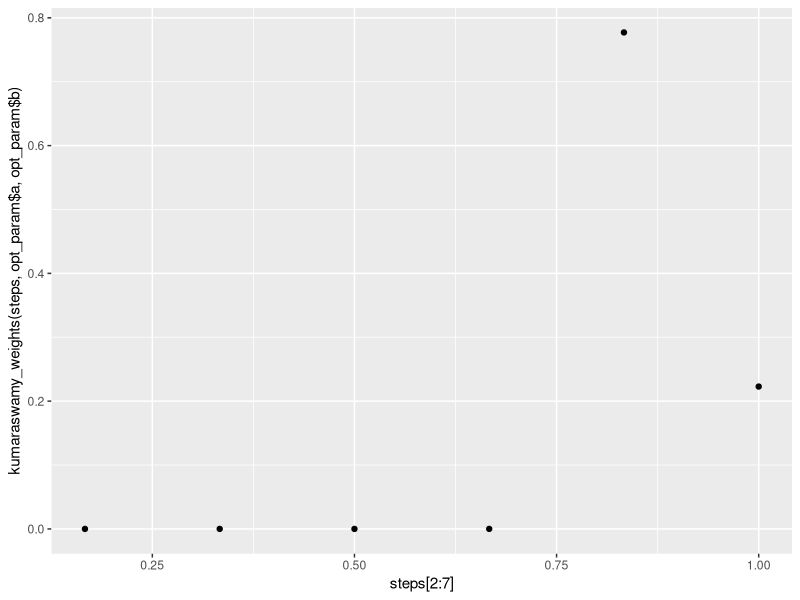

The R script that drew this image: (Note: this script raises an error after producing the figure.)
library(tidyverse)
library(ggpubr)
library(ordinal)
library(optimx)
library(stats)
library(data.table)

rm(list = ls())

# functions
# Different classes of weighting functions ============================
kumaraswamy_weights <- function(steps, a, b){
  kum_weights <- rep(0, length(steps) - 1)
  for (i in 2:length(steps)){
    kum_weights[i-1] = (1 - steps[i-1]^a)^b - (1 - steps[i]^a)^b
  }
  return(kum_weights)
}

kum_par <- c(1,1, 0.6,1, 0.9,1, 1,0.5, 5,0.9, 0.5,0.5, 0.9,0.9, 5,5, 3,6, 2,6)
dim(kum_par) <- c(2, 10)
kum_par <- t(kum_par)
colnames(kum_par) <- c("a", "b")
kum_par <- kum_par[1, ]

steps <- c(0, 1/6, 2/6, 3/6, 4/6, 5/6, 6/6)

f_kum <- function(x, steps, a, b) {
  norm_vec <- t(replicate(nrow(x), kumaraswamy_weights(steps, a, b)))
  norm_vec[is.na(x)] <- 0
  rowSums(x * norm_vec, na.rm = TRUE) / rowSums(norm_vec)
}

objective_fun <- function(params, df, steps) {
  a <- params[1]
  b <- params[2]
  
  df$tmp <- f_kum(as.matrix(df[,c("mo", "tu", "we", "th", "fr", "sa")]), 
                  steps, a, b)
  
  model <- clm(os ~ tmp, data = df, family = "binomial")  
  
  return(AIC(model))  
}

N <- 10

# specific data set ========= 1 ===========

#Here choose the csv, it can be with real p1204 or desired only
all_data <- read_csv("phase4_current_results_p1204.csv", col_types = "fnnnnnnnnnnnncc")
#Here choose for which data you want the model: 
#n<8 for all data, n==7 for only full weeks and n<7 for only unfull weeks
data_by_weeks_n <- all_data  %>% filter(n < 8)
#Here choose what content you want: 
#week < 26 for all content, week < 14 for nature only and week > 13 for slowmo only
data_by_weeks <- data_by_weeks_n %>% filter(week < 26)
#if you want to exclude some testers you can do this after this line
file_name = "bootstrap_n_less_8_week_less_26.rds"
data_by_weeks$os <- factor(data_by_weeks$q2, ordered = TRUE, 
                           levels = c(1, 2, 3, 4, 5))

best_AIC <- 10^9
opt_param <- 0
  init_params <- kum_par
  lower_bounds <- c(0.00001, 0.00001)
  opt_data <- data_by_weeks 
  
  opt_result <- optimx(init_params, objective_fun, method="L-BFGS-B", 
                       lower=lower_bounds, df = opt_data, steps = steps)
  
  best_params <- opt_result
  print(best_params)
  if (best_params$value < best_AIC)
  {
    best_AIC <- best_params$value
    opt_param <- best_params
  }

data_by_weeks$f_best_fun <- f_kum(as.matrix(
  data_by_weeks[,c("mo", "tu", "we", "th", "fr", "sa")]), 
  steps, opt_param$a, opt_param$b)
opt_model <- clm(os ~ f_best_fun, data = data_by_weeks, family = "binomial")
summary(opt_model)

ggplot(NULL, aes(steps[2:7], kumaraswamy_weights(steps, opt_param$a, opt_param$b))) + 
  geom_point()

# 1. Predict probabilities
new_data <- data.frame(f_best_fun = data_by_weeks$f_best_fun)
predicted_probs <- predict(opt_model, newdata = new_data, type = "prob")

# Convert predicted_probs from list to matrix
predicted_probs_matrix <- do.call(rbind, predicted_probs)

# Pre-allocate a matrix to store the samples
random_samples_matrix <- matrix(0, nrow = nrow(predicted_probs_matrix), ncol = N)

# Draw random levels based on predicted probabilities for each observation
for(i in 1:nrow(predicted_probs_matrix)) {
  random_samples_matrix[i, ] <- sample(1:ncol(predicted_probs_matrix), 
                                       size = N, 
                                       replace = TRUE, 
                                       prob = predicted_probs_matrix[i, ])
}

tmp_data <- data_by_weeks[,c("mo", "tu", "we", "th", "fr", "sa", "q2")]
n_steps <- length(steps) - 1
points_bootstrap <- matrix(0, nrow = n_steps*ncol(random_samples_matrix), ncol = 3)
for(i in 1:ncol(random_samples_matrix)) {
  tmp_data$q2 <- random_samples_matrix[ ,i]
  tmp_data$os <- factor(tmp_data$q2, ordered = TRUE, levels = c(1, 2, 3, 4, 5))
  init_params <- kum_par # uniform distribution
  lower_bounds <- c(0.00001, 0.00001)
  opt_result <- optimx(init_params, objective_fun, method="L-BFGS-B", 
                       lower=lower_bounds, df = tmp_data, steps = steps)
  # done protect against estimation error
  if (opt_result$kkt1 == TRUE & opt_result$kkt2 == TRUE) {
    print(kumaraswamy_weights(steps, opt_result$a, opt_result$b))
    points_bootstrap[((i - 1)*n_steps + 1):(i*n_steps), 1] = i
    points_bootstrap[((i - 1)*n_steps + 1):(i*n_steps), 2] = steps[2:(n_steps + 1)]
    points_bootstrap[((i - 1)*n_steps + 1):(i*n_steps), 3] = kumaraswamy_weights(steps, opt_result$a, opt_result$b)
  }
  else {
    points_bootstrap[((i - 1)*n_steps + 1):(i*n_steps), 1] = i
    points_bootstrap[((i - 1)*n_steps + 1):(i*n_steps), 2] = steps[2:(n_steps + 1)]
    points_bootstrap[((i - 1)*n_steps + 1):(i*n_steps), 3] = NA }
}
points_bootstrap <- na.omit(points_bootstrap)
bootstrap_data <- tibble(rep = points_bootstrap[ ,1], step = points_bootstrap[ ,2], weight = points_bootstrap[ ,3])
saveRDS(bootstrap_data, file_name)

# specific data set ========= 2 ===========

#Here choose the csv, it can be with real p1204 or desired only
all_data <- read_csv("phase4_current_results_p1204.csv", col_types = "fnnnnnnnnnnnncc")
#Here choose for which data you want the model: 
#n<8 for all data, n==7 for only full weeks and n<7 for only unfull weeks
data_by_weeks_n <- all_data  %>% filter(n == 7)
#Here choose what content you want: 
#week < 26 for all content, week < 14 for nature only and week > 13 for slowmo only
data_by_weeks <- data_by_weeks_n %>% filter(week < 26)
#if you want to exclude some testers you can do this after this line
file_name = "bootstrap_n_is_7_week_less_26.rds"
data_by_weeks$os <- factor(data_by_weeks$q2, ordered = TRUE, 
                           levels = c(1, 2, 3, 4, 5))

best_AIC <- 10^9
opt_param <- 0
 
  init_params <- kum_par
  lower_bounds <- c(0.00001, 0.00001)
  opt_data <- data_by_weeks 
  
  opt_result <- optimx(init_params, objective_fun, method="L-BFGS-B", 
                       lower=lower_bounds, df = opt_data, steps = steps)
  
  best_params <- opt_result
  print(best_params)
  if (best_params$value < best_AIC)
  {
    best_AIC <- best_params$value
    opt_param <- best_params
  }

data_by_weeks$f_best_fun <- f_kum(as.matrix(
  data_by_weeks[,c("mo", "tu", "we", "th", "fr", "sa")]), 
  steps, opt_param$a, opt_param$b)
opt_model <- clm(os ~ f_best_fun, data = data_by_weeks, family = "binomial")
summary(opt_model)

ggplot(NULL, aes(steps[2:7], kumaraswamy_weights(steps, opt_param$a, opt_param$b))) + 
  geom_point()

# 1. Predict probabilities
new_data <- data.frame(f_best_fun = data_by_weeks$f_best_fun)
predicted_probs <- predict(opt_model, newdata = new_data, type = "prob")

# Convert predicted_probs from list to matrix
predicted_probs_matrix <- do.call(rbind, predicted_probs)

# Pre-allocate a matrix to store the samples
random_samples_matrix <- matrix(0, nrow = nrow(predicted_probs_matrix), ncol = N)

# Draw random levels based on predicted probabilities for each observation
for(i in 1:nrow(predicted_probs_matrix)) {
  random_samples_matrix[i, ] <- sample(1:ncol(predicted_probs_matrix), 
                                       size = N, 
                                       replace = TRUE, 
                                       prob = predicted_probs_matrix[i, ])
}

tmp_data <- data_by_weeks[,c("mo", "tu", "we", "th", "fr", "sa", "q2")]
n_steps <- length(steps) - 1
points_bootstrap <- matrix(0, nrow = n_steps*ncol(random_samples_matrix), ncol = 3)
for(i in 1:ncol(random_samples_matrix)) {
  tmp_data$q2 <- random_samples_matrix[ ,i]
  tmp_data$os <- factor(tmp_data$q2, ordered = TRUE, levels = c(1, 2, 3, 4, 5))
  init_params <- kum_par # uniform distribution
  lower_bounds <- c(0.00001, 0.00001)
  opt_result <- optimx(init_params, objective_fun, method="L-BFGS-B", 
                       lower=lower_bounds, df = tmp_data, steps = steps)
  # done protect against estimation error
  if (opt_result$kkt1 == TRUE & opt_result$kkt2 == TRUE) {
    print(kumaraswamy_weights(steps, opt_result$a, opt_result$b))
    points_bootstrap[((i - 1)*n_steps + 1):(i*n_steps), 1] = i
    points_bootstrap[((i - 1)*n_steps + 1):(i*n_steps), 2] = steps[2:(n_steps + 1)]
    points_bootstrap[((i - 1)*n_steps + 1):(i*n_steps), 3] = kumaraswamy_weights(steps, opt_result$a, opt_result$b)
  }
  else {
    points_bootstrap[((i - 1)*n_steps + 1):(i*n_steps), 1] = i
    points_bootstrap[((i - 1)*n_steps + 1):(i*n_steps), 2] = steps[2:(n_steps + 1)]
    points_bootstrap[((i - 1)*n_steps + 1):(i*n_steps), 3] = NA }
}
points_bootstrap <- na.omit(points_bootstrap)
bootstrap_data <- tibble(rep = points_bootstrap[ ,1], step = points_bootstrap[ ,2], weight = points_bootstrap[ ,3])
saveRDS(bootstrap_data, file_name)


# specific data set ========= 3 ===========

#Here choose the csv, it can be with real p1204 or desired only
all_data <- read_csv("phase4_current_results_p1204.csv", col_types = "fnnnnnnnnnnnncc")
#Here choose for which data you want the model: 
#n<8 for all data, n==7 for only full weeks and n<7 for only unfull weeks
data_by_weeks_n <- all_data  %>% filter(n < 7)
#Here choose what content you want: 
#week < 26 for all content, week < 14 for nature only and week > 13 for slowmo only
data_by_weeks <- data_by_weeks_n %>% filter(week < 26)
#if you want to exclude some testers you can do this after this line
file_name = "bootstrap_n_less_7_week_less_26.rds"
data_by_weeks$os <- factor(data_by_weeks$q2, ordered = TRUE, 
                           levels = c(1, 2, 3, 4, 5))

best_AIC <- 10^9
opt_param <- 0
 
  init_params <- kum_par
  lower_bounds <- c(0.00001, 0.00001)
  opt_data <- data_by_weeks 
  
  opt_result <- optimx(init_params, objective_fun, method="L-BFGS-B", 
                       lower=lower_bounds, df = opt_data, steps = steps)
  
  best_params <- opt_result
  print(best_params)
  if (best_params$value < best_AIC)
  {
    best_AIC <- best_params$value
    opt_param <- best_params
  }

data_by_weeks$f_best_fun <- f_kum(as.matrix(
  data_by_weeks[,c("mo", "tu", "we", "th", "fr", "sa")]), 
  steps, opt_param$a, opt_param$b)
opt_model <- clm(os ~ f_best_fun, data = data_by_weeks, family = "binomial")
summary(opt_model)

ggplot(NULL, aes(steps[2:7], kumaraswamy_weights(steps, opt_param$a, opt_param$b))) + 
  geom_point()

# 1. Predict probabilities
new_data <- data.frame(f_best_fun = data_by_weeks$f_best_fun)
predicted_probs <- predict(opt_model, newdata = new_data, type = "prob")

# Convert predicted_probs from list to matrix
predicted_probs_matrix <- do.call(rbind, predicted_probs)

# Pre-allocate a matrix to store the samples
random_samples_matrix <- matrix(0, nrow = nrow(predicted_probs_matrix), ncol = N)

# Draw random levels based on predicted probabilities for each observation
for(i in 1:nrow(predicted_probs_matrix)) {
  random_samples_matrix[i, ] <- sample(1:ncol(predicted_probs_matrix), 
                                       size = N, 
                                       replace = TRUE, 
                                       prob = predicted_probs_matrix[i, ])
}

tmp_data <- data_by_weeks[,c("mo", "tu", "we", "th", "fr", "sa", "q2")]
n_steps <- length(steps) - 1
points_bootstrap <- matrix(0, nrow = n_steps*ncol(random_samples_matrix), ncol = 3)
for(i in 1:ncol(random_samples_matrix)) {
  tmp_data$q2 <- random_samples_matrix[ ,i]
  tmp_data$os <- factor(tmp_data$q2, ordered = TRUE, levels = c(1, 2, 3, 4, 5))
  init_params <- kum_par # uniform distribution
  lower_bounds <- c(0.00001, 0.00001)
  opt_result <- optimx(init_params, objective_fun, method="L-BFGS-B", 
                       lower=lower_bounds, df = tmp_data, steps = steps)
  # done protect against estimation error
  if (opt_result$kkt1 == TRUE & opt_result$kkt2 == TRUE) {
    print(kumaraswamy_weights(steps, opt_result$a, opt_result$b))
    points_bootstrap[((i - 1)*n_steps + 1):(i*n_steps), 1] = i
    points_bootstrap[((i - 1)*n_steps + 1):(i*n_steps), 2] = steps[2:(n_steps + 1)]
    points_bootstrap[((i - 1)*n_steps + 1):(i*n_steps), 3] = kumaraswamy_weights(steps, opt_result$a, opt_result$b)
  }
  else {
    points_bootstrap[((i - 1)*n_steps + 1):(i*n_steps), 1] = i
    points_bootstrap[((i - 1)*n_steps + 1):(i*n_steps), 2] = steps[2:(n_steps + 1)]
    points_bootstrap[((i - 1)*n_steps + 1):(i*n_steps), 3] = NA }
}
points_bootstrap <- na.omit(points_bootstrap)
bootstrap_data <- tibble(rep = points_bootstrap[ ,1], step = points_bootstrap[ ,2], weight = points_bootstrap[ ,3])
saveRDS(bootstrap_data, file_name)


# specific data set ========= 4 ===========

#Here choose the csv, it can be with real p1204 or desired only
all_data <- read_csv("phase4_current_results_p1204.csv", col_types = "fnnnnnnnnnnnncc")
#Here choose for which data you want the model: 
#n<8 for all data, n==7 for only full weeks and n<7 for only unfull weeks
data_by_weeks_n <- all_data  %>% filter(n < 8)
#Here choose what content you want: 
#week < 26 for all content, week < 14 for nature only and week > 13 for slowmo only
data_by_weeks <- data_by_weeks_n %>% filter(week < 14)
#if you want to exclude some testers you can do this after this line
file_name = "bootstrap_n_less_8_week_less_14.rds"
data_by_weeks$os <- factor(data_by_weeks$q2, ordered = TRUE, 
                           levels = c(1, 2, 3, 4, 5))

best_AIC <- 10^9
opt_param <- 0
 
  init_params <- kum_par
  lower_bounds <- c(0.00001, 0.00001)
  opt_data <- data_by_weeks 
  
  opt_result <- optimx(init_params, objective_fun, method="L-BFGS-B", 
                       lower=lower_bounds, df = opt_data, steps = steps)
  
  best_params <- opt_result
  print(best_params)
  if (best_params$value < best_AIC)
  {
    best_AIC <- best_params$value
    opt_param <- best_params
  }

data_by_weeks$f_best_fun <- f_kum(as.matrix(
  data_by_weeks[,c("mo", "tu", "we", "th", "fr", "sa")]), 
  steps, opt_param$a, opt_param$b)
opt_model <- clm(os ~ f_best_fun, data = data_by_weeks, family = "binomial")
summary(opt_model)

ggplot(NULL, aes(steps[2:7], kumaraswamy_weights(steps, opt_param$a, opt_param$b))) + 
  geom_point()

# 1. Predict probabilities
new_data <- data.frame(f_best_fun = data_by_weeks$f_best_fun)
predicted_probs <- predict(opt_model, newdata = new_data, type = "prob")

# Convert predicted_probs from list to matrix
predicted_probs_matrix <- do.call(rbind, predicted_probs)

# Pre-allocate a matrix to store the samples
random_samples_matrix <- matrix(0, nrow = nrow(predicted_probs_matrix), ncol = N)

# Draw random levels based on predicted probabilities for each observation
for(i in 1:nrow(predicted_probs_matrix)) {
  random_samples_matrix[i, ] <- sample(1:ncol(predicted_probs_matrix), 
                                       size = N, 
                                       replace = TRUE, 
                                       prob = predicted_probs_matrix[i, ])
}

tmp_data <- data_by_weeks[,c("mo", "tu", "we", "th", "fr", "sa", "q2")]
n_steps <- length(steps) - 1
points_bootstrap <- matrix(0, nrow = n_steps*ncol(random_samples_matrix), ncol = 3)
for(i in 1:ncol(random_samples_matrix)) {
  tmp_data$q2 <- random_samples_matrix[ ,i]
  tmp_data$os <- factor(tmp_data$q2, ordered = TRUE, levels = c(1, 2, 3, 4, 5))
  init_params <- kum_par # uniform distribution
  lower_bounds <- c(0.00001, 0.00001)
  opt_result <- optimx(init_params, objective_fun, method="L-BFGS-B", 
                       lower=lower_bounds, df = tmp_data, steps = steps)
  # done protect against estimation error
  if (opt_result$kkt1 == TRUE & opt_result$kkt2 == TRUE) {
    print(kumaraswamy_weights(steps, opt_result$a, opt_result$b))
    points_bootstrap[((i - 1)*n_steps + 1):(i*n_steps), 1] = i
    points_bootstrap[((i - 1)*n_steps + 1):(i*n_steps), 2] = steps[2:(n_steps + 1)]
    points_bootstrap[((i - 1)*n_steps + 1):(i*n_steps), 3] = kumaraswamy_weights(steps, opt_result$a, opt_result$b)
  }
  else {
    points_bootstrap[((i - 1)*n_steps + 1):(i*n_steps), 1] = i
    points_bootstrap[((i - 1)*n_steps + 1):(i*n_steps), 2] = steps[2:(n_steps + 1)]
    points_bootstrap[((i - 1)*n_steps + 1):(i*n_steps), 3] = NA }
}
points_bootstrap <- na.omit(points_bootstrap)
bootstrap_data <- tibble(rep = points_bootstrap[ ,1], step = points_bootstrap[ ,2], weight = points_bootstrap[ ,3])
saveRDS(bootstrap_data, file_name)


# specific data set ========= 5 ===========

#Here choose the csv, it can be with real p1204 or desired only
all_data <- read_csv("phase4_current_results_p1204.csv", col_types = "fnnnnnnnnnnnncc")
#Here choose for which data you want the model: 
#n<8 for all data, n==7 for only full weeks and n<7 for only unfull weeks
data_by_weeks_n <- all_data  %>% filter(n < 8)
#Here choose what content you want: 
#week < 26 for all content, week < 14 for nature only and week > 13 for slowmo only
data_by_weeks <- data_by_weeks_n %>% filter(week > 13)
#if you want to exclude some testers you can do this after this line
file_name = "bootstrap_n_less_8_week_more_13.rds"
data_by_weeks$os <- factor(data_by_weeks$q2, ordered = TRUE, 
                           levels = c(1, 2, 3, 4, 5))

best_AIC <- 10^9
opt_param <- 0
 
  init_params <- kum_par
  lower_bounds <- c(0.00001, 0.00001)
  opt_data <- data_by_weeks 
  
  opt_result <- optimx(init_params, objective_fun, method="L-BFGS-B", 
                       lower=lower_bounds, df = opt_data, steps = steps)
  
  best_params <- opt_result
  print(best_params)
  if (best_params$value < best_AIC)
  {
    best_AIC <- best_params$value
    opt_param <- best_params
  }

data_by_weeks$f_best_fun <- f_kum(as.matrix(
  data_by_weeks[,c("mo", "tu", "we", "th", "fr", "sa")]), 
  steps, opt_param$a, opt_param$b)
opt_model <- clm(os ~ f_best_fun, data = data_by_weeks, family = "binomial")
summary(opt_model)

ggplot(NULL, aes(steps[2:7], kumaraswamy_weights(steps, opt_param$a, opt_param$b))) + 
  geom_point()

# 1. Predict probabilities
new_data <- data.frame(f_best_fun = data_by_weeks$f_best_fun)
predicted_probs <- predict(opt_model, newdata = new_data, type = "prob")

# Convert predicted_probs from list to matrix
predicted_probs_matrix <- do.call(rbind, predicted_probs)

# Pre-allocate a matrix to store the samples
random_samples_matrix <- matrix(0, nrow = nrow(predicted_probs_matrix), ncol = N)

# Draw random levels based on predicted probabilities for each observation
for(i in 1:nrow(predicted_probs_matrix)) {
  random_samples_matrix[i, ] <- sample(1:ncol(predicted_probs_matrix), 
                                       size = N, 
                                       replace = TRUE, 
                                       prob = predicted_probs_matrix[i, ])
}

tmp_data <- data_by_weeks[,c("mo", "tu", "we", "th", "fr", "sa", "q2")]
n_steps <- length(steps) - 1
points_bootstrap <- matrix(0, nrow = n_steps*ncol(random_samples_matrix), ncol = 3)
for(i in 1:ncol(random_samples_matrix)) {
  tmp_data$q2 <- random_samples_matrix[ ,i]
  tmp_data$os <- factor(tmp_data$q2, ordered = TRUE, levels = c(1, 2, 3, 4, 5))
  init_params <- kum_par # uniform distribution
  lower_bounds <- c(0.00001, 0.00001)
  opt_result <- optimx(init_params, objective_fun, method="L-BFGS-B", 
                       lower=lower_bounds, df = tmp_data, steps = steps)
  # done protect against estimation error
  if (opt_result$kkt1 == TRUE & opt_result$kkt2 == TRUE) {
    print(kumaraswamy_weights(steps, opt_result$a, opt_result$b))
    points_bootstrap[((i - 1)*n_steps + 1):(i*n_steps), 1] = i
    points_bootstrap[((i - 1)*n_steps + 1):(i*n_steps), 2] = steps[2:(n_steps + 1)]
    points_bootstrap[((i - 1)*n_steps + 1):(i*n_steps), 3] = kumaraswamy_weights(steps, opt_result$a, opt_result$b)
  }
  else {
    points_bootstrap[((i - 1)*n_steps + 1):(i*n_steps), 1] = i
    points_bootstrap[((i - 1)*n_steps + 1):(i*n_steps), 2] = steps[2:(n_steps + 1)]
    points_bootstrap[((i - 1)*n_steps + 1):(i*n_steps), 3] = NA }
}
points_bootstrap <- na.omit(points_bootstrap)
bootstrap_data <- tibble(rep = points_bootstrap[ ,1], step = points_bootstrap[ ,2], weight = points_bootstrap[ ,3])
saveRDS(bootstrap_data, file_name)


# specific data set ========= 6 ===========

#Here choose the csv, it can be with real p1204 or desired only
all_data <- read_csv("phase4_current_results_p1204.csv", col_types = "fnnnnnnnnnnnncc")
#Here choose for which data you want the model: 
#n<8 for all data, n==7 for only full weeks and n<7 for only unfull weeks
data_by_weeks_n <- all_data  %>% filter(n == 7)
#Here choose what content you want: 
#week < 26 for all content, week < 14 for nature only and week > 13 for slowmo only
data_by_weeks <- data_by_weeks_n %>% filter(week < 14)
#if you want to exclude some testers you can do this after this line
file_name = "bootstrap_n_is_7_week_less_14.rds"
data_by_weeks$os <- factor(data_by_weeks$q2, ordered = TRUE, 
                           levels = c(1, 2, 3, 4, 5))

best_AIC <- 10^9
opt_param <- 0
 
  init_params <- kum_par
  lower_bounds <- c(0.00001, 0.00001)
  opt_data <- data_by_weeks 
  
  opt_result <- optimx(init_params, objective_fun, method="L-BFGS-B", 
                       lower=lower_bounds, df = opt_data, steps = steps)
  
  best_params <- opt_result
  print(best_params)
  if (best_params$value < best_AIC)
  {
    best_AIC <- best_params$value
    opt_param <- best_params
  }

data_by_weeks$f_best_fun <- f_kum(as.matrix(
  data_by_weeks[,c("mo", "tu", "we", "th", "fr", "sa")]), 
  steps, opt_param$a, opt_param$b)
opt_model <- clm(os ~ f_best_fun, data = data_by_weeks, family = "binomial")
summary(opt_model)

ggplot(NULL, aes(steps[2:7], kumaraswamy_weights(steps, opt_param$a, opt_param$b))) + 
  geom_point()

# 1. Predict probabilities
new_data <- data.frame(f_best_fun = data_by_weeks$f_best_fun)
predicted_probs <- predict(opt_model, newdata = new_data, type = "prob")

# Convert predicted_probs from list to matrix
predicted_probs_matrix <- do.call(rbind, predicted_probs)

# Pre-allocate a matrix to store the samples
random_samples_matrix <- matrix(0, nrow = nrow(predicted_probs_matrix), ncol = N)

# Draw random levels based on predicted probabilities for each observation
for(i in 1:nrow(predicted_probs_matrix)) {
  random_samples_matrix[i, ] <- sample(1:ncol(predicted_probs_matrix), 
                                       size = N, 
                                       replace = TRUE, 
                                       prob = predicted_probs_matrix[i, ])
}

tmp_data <- data_by_weeks[,c("mo", "tu", "we", "th", "fr", "sa", "q2")]
n_steps <- length(steps) - 1
points_bootstrap <- matrix(0, nrow = n_steps*ncol(random_samples_matrix), ncol = 3)
for(i in 1:ncol(random_samples_matrix)) {
  tmp_data$q2 <- random_samples_matrix[ ,i]
  tmp_data$os <- factor(tmp_data$q2, ordered = TRUE, levels = c(1, 2, 3, 4, 5))
  init_params <- kum_par # uniform distribution
  lower_bounds <- c(0.00001, 0.00001)
  opt_result <- optimx(init_params, objective_fun, method="L-BFGS-B", 
                       lower=lower_bounds, df = tmp_data, steps = steps)
  # done protect against estimation error
  if (opt_result$kkt1 == TRUE & opt_result$kkt2 == TRUE) {
    print(kumaraswamy_weights(steps, opt_result$a, opt_result$b))
    points_bootstrap[((i - 1)*n_steps + 1):(i*n_steps), 1] = i
    points_bootstrap[((i - 1)*n_steps + 1):(i*n_steps), 2] = steps[2:(n_steps + 1)]
    points_bootstrap[((i - 1)*n_steps + 1):(i*n_steps), 3] = kumaraswamy_weights(steps, opt_result$a, opt_result$b)
  }
  else {
    points_bootstrap[((i - 1)*n_steps + 1):(i*n_steps), 1] = i
    points_bootstrap[((i - 1)*n_steps + 1):(i*n_steps), 2] = steps[2:(n_steps + 1)]
    points_bootstrap[((i - 1)*n_steps + 1):(i*n_steps), 3] = NA }
}
points_bootstrap <- na.omit(points_bootstrap)
bootstrap_data <- tibble(rep = points_bootstrap[ ,1], step = points_bootstrap[ ,2], weight = points_bootstrap[ ,3])
saveRDS(bootstrap_data, file_name)


# specific data set ========= 7 ===========

#Here choose the csv, it can be with real p1204 or desired only
all_data <- read_csv("phase4_current_results_p1204.csv", col_types = "fnnnnnnnnnnnncc")
#Here choose for which data you want the model: 
#n<8 for all data, n==7 for only full weeks and n<7 for only unfull weeks
data_by_weeks_n <- all_data  %>% filter(n == 7)
#Here choose what content you want: 
#week < 26 for all content, week < 14 for nature only and week > 13 for slowmo only
data_by_weeks <- data_by_weeks_n %>% filter(week > 13)
#if you want to exclude some testers you can do this after this line
file_name = "bootstrap_n_is_7_week_more_13.rds"
data_by_weeks$os <- factor(data_by_weeks$q2, ordered = TRUE, 
                           levels = c(1, 2, 3, 4, 5))

best_AIC <- 10^9
opt_param <- 0
 
  init_params <- kum_par
  lower_bounds <- c(0.00001, 0.00001)
  opt_data <- data_by_weeks 
  
  opt_result <- optimx(init_params, objective_fun, method="L-BFGS-B", 
                       lower=lower_bounds, df = opt_data, steps = steps)
  
  best_params <- opt_result
  print(best_params)
  if (best_params$value < best_AIC)
  {
    best_AIC <- best_params$value
    opt_param <- best_params
  }

data_by_weeks$f_best_fun <- f_kum(as.matrix(
  data_by_weeks[,c("mo", "tu", "we", "th", "fr", "sa")]), 
  steps, opt_param$a, opt_param$b)
opt_model <- clm(os ~ f_best_fun, data = data_by_weeks, family = "binomial")
summary(opt_model)

ggplot(NULL, aes(steps[2:7], kumaraswamy_weights(steps, opt_param$a, opt_param$b))) + 
  geom_point()

# 1. Predict probabilities
new_data <- data.frame(f_best_fun = data_by_weeks$f_best_fun)
predicted_probs <- predict(opt_model, newdata = new_data, type = "prob")

# Convert predicted_probs from list to matrix
predicted_probs_matrix <- do.call(rbind, predicted_probs)

# Pre-allocate a matrix to store the samples
random_samples_matrix <- matrix(0, nrow = nrow(predicted_probs_matrix), ncol = N)

# Draw random levels based on predicted probabilities for each observation
for(i in 1:nrow(predicted_probs_matrix)) {
  random_samples_matrix[i, ] <- sample(1:ncol(predicted_probs_matrix), 
                                       size = N, 
                                       replace = TRUE, 
                                       prob = predicted_probs_matrix[i, ])
}

tmp_data <- data_by_weeks[,c("mo", "tu", "we", "th", "fr", "sa", "q2")]
n_steps <- length(steps) - 1
points_bootstrap <- matrix(0, nrow = n_steps*ncol(random_samples_matrix), ncol = 3)
for(i in 1:ncol(random_samples_matrix)) {
  tmp_data$q2 <- random_samples_matrix[ ,i]
  tmp_data$os <- factor(tmp_data$q2, ordered = TRUE, levels = c(1, 2, 3, 4, 5))
  init_params <- kum_par # uniform distribution
  lower_bounds <- c(0.00001, 0.00001)
  opt_result <- optimx(init_params, objective_fun, method="L-BFGS-B", 
                       lower=lower_bounds, df = tmp_data, steps = steps)
  # done protect against estimation error
  if (opt_result$kkt1 == TRUE & opt_result$kkt2 == TRUE) {
    print(kumaraswamy_weights(steps, opt_result$a, opt_result$b))
    points_bootstrap[((i - 1)*n_steps + 1):(i*n_steps), 1] = i
    points_bootstrap[((i - 1)*n_steps + 1):(i*n_steps), 2] = steps[2:(n_steps + 1)]
    points_bootstrap[((i - 1)*n_steps + 1):(i*n_steps), 3] = kumaraswamy_weights(steps, opt_result$a, opt_result$b)
  }
  else {
    points_bootstrap[((i - 1)*n_steps + 1):(i*n_steps), 1] = i
    points_bootstrap[((i - 1)*n_steps + 1):(i*n_steps), 2] = steps[2:(n_steps + 1)]
    points_bootstrap[((i - 1)*n_steps + 1):(i*n_steps), 3] = NA }
}
points_bootstrap <- na.omit(points_bootstrap)
bootstrap_data <- tibble(rep = points_bootstrap[ ,1], step = points_bootstrap[ ,2], weight = points_bootstrap[ ,3])
saveRDS(bootstrap_data, file_name)


# specific data set ========= 8 ===========

#Here choose the csv, it can be with real p1204 or desired only
all_data <- read_csv("phase4_current_results_p1204.csv", col_types = "fnnnnnnnnnnnncc")
#Here choose for which data you want the model: 
#n<8 for all data, n==7 for only full weeks and n<7 for only unfull weeks
data_by_weeks_n <- all_data  %>% filter(n < 7)
#Here choose what content you want: 
#week < 26 for all content, week < 14 for nature only and week > 13 for slowmo only
data_by_weeks <- data_by_weeks_n %>% filter(week < 14)
#if you want to exclude some testers you can do this after this line
file_name = "bootstrap_n_less_7_week_less_14.rds"
data_by_weeks$os <- factor(data_by_weeks$q2, ordered = TRUE, 
                           levels = c(1, 2, 3, 4, 5))

best_AIC <- 10^9
opt_param <- 0
 
  init_params <- kum_par
  lower_bounds <- c(0.00001, 0.00001)
  opt_data <- data_by_weeks 
  
  opt_result <- optimx(init_params, objective_fun, method="L-BFGS-B", 
                       lower=lower_bounds, df = opt_data, steps = steps)
  
  best_params <- opt_result
  print(best_params)
  if (best_params$value < best_AIC)
  {
    best_AIC <- best_params$value
    opt_param <- best_params
  }

data_by_weeks$f_best_fun <- f_kum(as.matrix(
  data_by_weeks[,c("mo", "tu", "we", "th", "fr", "sa")]), 
  steps, opt_param$a, opt_param$b)
opt_model <- clm(os ~ f_best_fun, data = data_by_weeks, family = "binomial")
summary(opt_model)

ggplot(NULL, aes(steps[2:7], kumaraswamy_weights(steps, opt_param$a, opt_param$b))) + 
  geom_point()

# 1. Predict probabilities
new_data <- data.frame(f_best_fun = data_by_weeks$f_best_fun)
predicted_probs <- predict(opt_model, newdata = new_data, type = "prob")

# Convert predicted_probs from list to matrix
predicted_probs_matrix <- do.call(rbind, predicted_probs)

# Pre-allocate a matrix to store the samples
random_samples_matrix <- matrix(0, nrow = nrow(predicted_probs_matrix), ncol = N)

# Draw random levels based on predicted probabilities for each observation
for(i in 1:nrow(predicted_probs_matrix)) {
  random_samples_matrix[i, ] <- sample(1:ncol(predicted_probs_matrix), 
                                       size = N, 
                                       replace = TRUE, 
                                       prob = predicted_probs_matrix[i, ])
}

tmp_data <- data_by_weeks[,c("mo", "tu", "we", "th", "fr", "sa", "q2")]
n_steps <- length(steps) - 1
points_bootstrap <- matrix(0, nrow = n_steps*ncol(random_samples_matrix), ncol = 3)
for(i in 1:ncol(random_samples_matrix)) {
  tmp_data$q2 <- random_samples_matrix[ ,i]
  tmp_data$os <- factor(tmp_data$q2, ordered = TRUE, levels = c(1, 2, 3, 4, 5))
  init_params <- kum_par # uniform distribution
  lower_bounds <- c(0.00001, 0.00001)
  opt_result <- optimx(init_params, objective_fun, method="L-BFGS-B", 
                       lower=lower_bounds, df = tmp_data, steps = steps)
  # done protect against estimation error
  if (opt_result$kkt1 == TRUE & opt_result$kkt2 == TRUE) {
    print(kumaraswamy_weights(steps, opt_result$a, opt_result$b))
    points_bootstrap[((i - 1)*n_steps + 1):(i*n_steps), 1] = i
    points_bootstrap[((i - 1)*n_steps + 1):(i*n_steps), 2] = steps[2:(n_steps + 1)]
    points_bootstrap[((i - 1)*n_steps + 1):(i*n_steps), 3] = kumaraswamy_weights(steps, opt_result$a, opt_result$b)
  }
  else {
    points_bootstrap[((i - 1)*n_steps + 1):(i*n_steps), 1] = i
    points_bootstrap[((i - 1)*n_steps + 1):(i*n_steps), 2] = steps[2:(n_steps + 1)]
    points_bootstrap[((i - 1)*n_steps + 1):(i*n_steps), 3] = NA }
}
points_bootstrap <- na.omit(points_bootstrap)
bootstrap_data <- tibble(rep = points_bootstrap[ ,1], step = points_bootstrap[ ,2], weight = points_bootstrap[ ,3])
saveRDS(bootstrap_data, file_name)


# specific data set ========= 9 ===========

#Here choose the csv, it can be with real p1204 or desired only
all_data <- read_csv("phase4_current_results_p1204.csv", col_types = "fnnnnnnnnnnnncc")
#Here choose for which data you want the model: 
#n<8 for all data, n==7 for only full weeks and n<7 for only unfull weeks
data_by_weeks_n <- all_data  %>% filter(n < 7)
#Here choose what content you want: 
#week < 26 for all content, week < 14 for nature only and week > 13 for slowmo only
data_by_weeks <- data_by_weeks_n %>% filter(week > 13)
#if you want to exclude some testers you can do this after this line
file_name = "bootstrap_n_less_7_week_more_13.rds"
data_by_weeks$os <- factor(data_by_weeks$q2, ordered = TRUE, 
                           levels = c(1, 2, 3, 4, 5))

best_AIC <- 10^9
opt_param <- 0
 
  init_params <- kum_par
  lower_bounds <- c(0.00001, 0.00001)
  opt_data <- data_by_weeks 
  
  opt_result <- optimx(init_params, objective_fun, method="L-BFGS-B", 
                       lower=lower_bounds, df = opt_data, steps = steps)
  
  best_params <- opt_result
  print(best_params)
  if (best_params$value < best_AIC)
  {
    best_AIC <- best_params$value
    opt_param <- best_params
  }

data_by_weeks$f_best_fun <- f_kum(as.matrix(
  data_by_weeks[,c("mo", "tu", "we", "th", "fr", "sa")]), 
  steps, opt_param$a, opt_param$b)
opt_model <- clm(os ~ f_best_fun, data = data_by_weeks, family = "binomial")
summary(opt_model)

ggplot(NULL, aes(steps[2:7], kumaraswamy_weights(steps, opt_param$a, opt_param$b))) + 
  geom_point()

# 1. Predict probabilities
new_data <- data.frame(f_best_fun = data_by_weeks$f_best_fun)
predicted_probs <- predict(opt_model, newdata = new_data, type = "prob")

# Convert predicted_probs from list to matrix
predicted_probs_matrix <- do.call(rbind, predicted_probs)

# Pre-allocate a matrix to store the samples
random_samples_matrix <- matrix(0, nrow = nrow(predicted_probs_matrix), ncol = N)

# Draw random levels based on predicted probabilities for each observation
for(i in 1:nrow(predicted_probs_matrix)) {
  random_samples_matrix[i, ] <- sample(1:ncol(predicted_probs_matrix), 
                                       size = N, 
                                       replace = TRUE, 
                                       prob = predicted_probs_matrix[i, ])
}

tmp_data <- data_by_weeks[,c("mo", "tu", "we", "th", "fr", "sa", "q2")]
n_steps <- length(steps) - 1
points_bootstrap <- matrix(0, nrow = n_steps*ncol(random_samples_matrix), ncol = 3)
for(i in 1:ncol(random_samples_matrix)) {
  tmp_data$q2 <- random_samples_matrix[ ,i]
  tmp_data$os <- factor(tmp_data$q2, ordered = TRUE, levels = c(1, 2, 3, 4, 5))
  init_params <- kum_par # uniform distribution
  lower_bounds <- c(0.00001, 0.00001)
  opt_result <- optimx(init_params, objective_fun, method="L-BFGS-B", 
                       lower=lower_bounds, df = tmp_data, steps = steps)
  # done protect against estimation error (może if $kkt1 to proceed)
  if (opt_result$kkt1 == TRUE & opt_result$kkt2 == TRUE) {
    print(kumaraswamy_weights(steps, opt_result$a, opt_result$b))
    points_bootstrap[((i - 1)*n_steps + 1):(i*n_steps), 1] = i
    points_bootstrap[((i - 1)*n_steps + 1):(i*n_steps), 2] = steps[2:(n_steps + 1)]
    points_bootstrap[((i - 1)*n_steps + 1):(i*n_steps), 3] = kumaraswamy_weights(steps, opt_result$a, opt_result$b)
  }
  else {
    points_bootstrap[((i - 1)*n_steps + 1):(i*n_steps), 1] = i
    points_bootstrap[((i - 1)*n_steps + 1):(i*n_steps), 2] = steps[2:(n_steps + 1)]
    points_bootstrap[((i - 1)*n_steps + 1):(i*n_steps), 3] = NA }
}
points_bootstrap <- na.omit(points_bootstrap)
bootstrap_data <- tibble(rep = points_bootstrap[ ,1], step = points_bootstrap[ ,2], weight = points_bootstrap[ ,3])
saveRDS(bootstrap_data, file_name)
